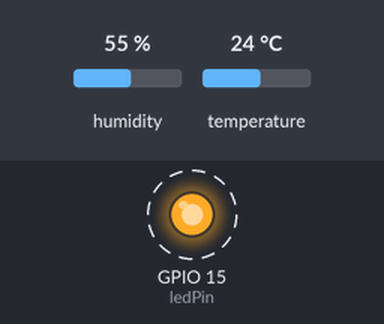
Recording of a sketch running on a simulated ESP32. Shown: output pins drawn as LEDs (lit = HIGH). Dashed ring = blinking. The test bench sets the inputs (shaded band); at power-on: humidity 55 %, temperature 24 °C. What the sketch prints to the serial monitor is not drawn.

Above: at 0.2 s.
Timing chart, 0 to 3.0 s (numbered marks = the images above):
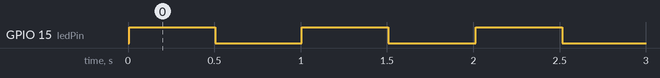

Measured:
- by itself, GPIO 15 (ledPin): alternates HIGH for 0.50 s and LOW for 0.50 s

The sketch:

node1.ino
```cpp
#include <esp_now.h>
#include <WiFi.h>
#include <DHT.h>

// Define the pin and sensor type for the DHT22 sensor
#define DHTPIN 5
#define DHTTYPE DHT22

// Create an instance of the DHT sensor
DHT dht(DHTPIN, DHTTYPE);

// Define the pin for the onboard LED
const int ledPin = 15;

// Define a structure to store the sensor data
struct Node1Data {
  int id;
  float temperature;
  float humidity;
};

// Create an instance of the Node1Data structure
Node1Data myData;

// Define the MAC address of the central hub
uint8_t hubAddress[] =  {0x78, 0x21, 0x84, 0xC6, 0xD2, 0xEC};

void setup() {
  Serial.begin(115200);

  // Set the LED pin as an output and initialize it to off
  pinMode(ledPin, OUTPUT);
  digitalWrite(ledPin, LOW);

  // Initialize the DHT sensor
  dht.begin();

  // Set the WiFi mode to station mode and disconnect
  WiFi.mode(WIFI_STA);
  WiFi.disconnect();

  // Initialize ESP-NOW
  if (esp_now_init() != ESP_OK) {
    Serial.println("Error initializing ESP-NOW");
    return;
  }

  // Add the central hub as a peer
  esp_now_peer_info_t peerInfo;
  memcpy(peerInfo.peer_addr, hubAddress, 6);
  peerInfo.channel = 0;
  peerInfo.encrypt = false;
  if (esp_now_add_peer(&peerInfo) != ESP_OK) {
    Serial.println("Failed to add peer");
    return;
  }
}

void loop() {
  // Read temperature and humidity from the DHT sensor
  float temperature = dht.readTemperature();
  float humidity = dht.readHumidity();

  // Check if the sensor readings are valid
  if (isnan(temperature) || isnan(humidity)) {
    Serial.println("Failed to read from DHT sensor!");
    return;
  }

  // Populate the data structure with sensor data
  myData.id = 1;
  myData.temperature = temperature;
  myData.humidity = humidity;

  // Print the sensor data to the serial monitor
  Serial.print("id = ");
  Serial.print(myData.id);
  Serial.print(", temperature = ");
  Serial.print(myData.temperature);
  Serial.print(", humidity = ");
  Serial.print(myData.humidity);

  // Send the sensor data to the central hub using ESP-NOW
  esp_err_t result = esp_now_send(hubAddress, (uint8_t *)&myData, sizeof(myData));
  if (result == ESP_OK) {
    Serial.println(" SUCCESSFULLY");

    // Toggle the LED state
    int ledState = digitalRead(ledPin);
    digitalWrite(ledPin, !ledState);
  } else {
    Serial.println(" FAILED TO SEND");
  }

  // Wait before sending the next data
  delay(500);
}
```
